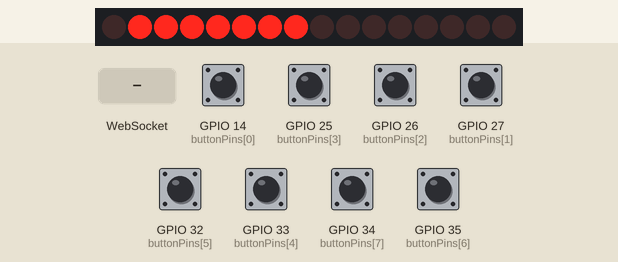
The sketch below on a simulated ESP32. Parts: 16 port-expander outputs drawn as a row of LEDs (first output left, lit = HIGH). Wiring (inferred from the names in the program): MCP23017 port expander at I2C address 0x20. Wiring (inferred from the signals the program sends): row of LEDs: on Q0, Q1, Q2, Q3, Q4, Q5, Q6, Q7, Q8, Q9, Q10, Q11, Q12, Q13, Q14, Q15. The test bench sets the inputs (shaded band); at power-on: GPIO 14 (buttonPins[0]), GPIO 25 (buttonPins[3]), GPIO 26 (buttonPins[2]), GPIO 27 (buttonPins[1]), GPIO 32 (buttonPins[5]), GPIO 33 (buttonPins[4]), GPIO 34 (buttonPins[7]), GPIO 35 (buttonPins[6]) HIGH. WiFi joins after 1.5 s; servers stay silent unless stated; random numbers use the default seed unless the sketch sets one; what the sketch prints to the serial monitor is not drawn.

Above: at 2.8 s.
2.9 s: WebSocket text "toggle-relays" received
At 3.3 s:
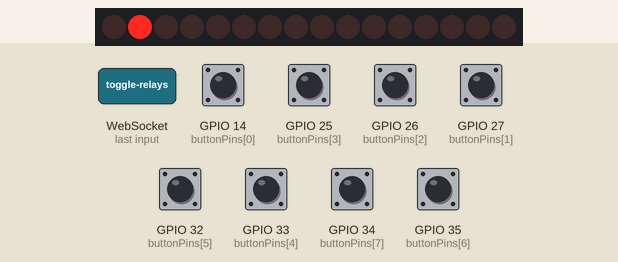
At 4.9 s:
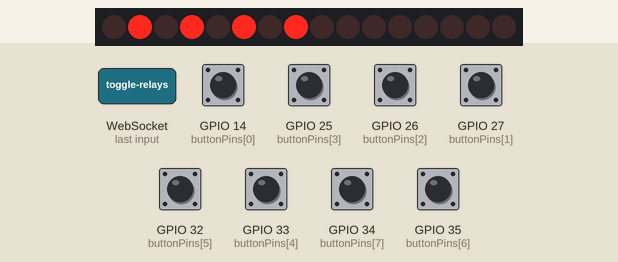
5.5 s: WebSocket text "show-form" received
8.5 s: WebSocket text "start-countdown" received
At 12.7 s:
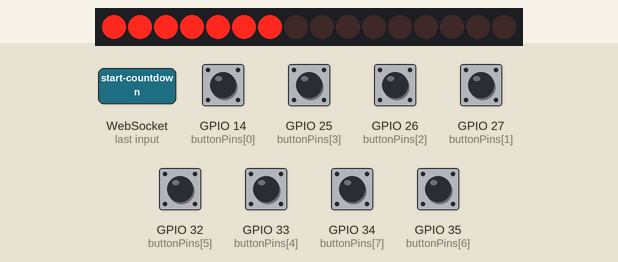
Timing chart, 0 to 43.9 s (numbered marks = the images above; inputs shaded):
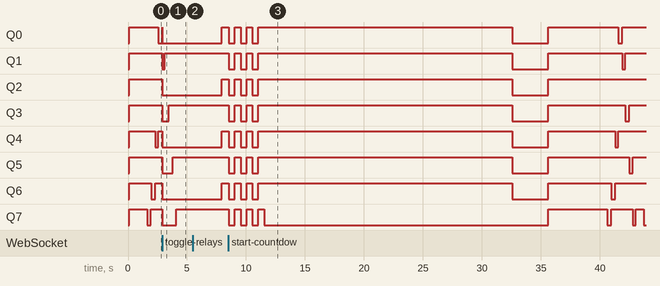

Measured:
- after the input at 8.5 s, Q0: HIGH → LOW at once, → HIGH 0.51 s later, → LOW 0.51 s later, → HIGH 0.51 s later, … (10 changes in this stretch); Q1: HIGH → LOW at once, → HIGH 0.51 s later, → LOW 0.51 s later, → HIGH 0.51 s later, … (10 changes in this stretch)

The sketch:

code.ino
```cpp
#include <WiFi.h>
#include <ESPAsyncWebServer.h>
#include <ArduinoJson.h>
#include <Wire.h>

// ===== Configurações do MCP23017 =====
#define MCP_ADDRESS 0x20   // Endereço do MCP23017
#define IODIRA 0x00        // Configura todos os pinos da porta A como saída
#define OLATA  0x14        // Registrador de saída da porta A

uint8_t currentOutput;     // Estado atual dos 8 pinos da porta A

// Escrita no MCP23017 usando escrita em bloco
void writeBlockData(uint8_t reg, uint8_t data) {
  Wire.beginTransmission(MCP_ADDRESS);
  Wire.write(reg);
  Wire.write(data);
  Wire.endTransmission();
  vTaskDelay(10 / portTICK_PERIOD_MS);
}

void initMCP23017() {
  Wire.begin();
  // Configura todos os 8 pinos da porta A como saída
  Wire.beginTransmission(MCP_ADDRESS);
  Wire.write(IODIRA);
  Wire.write(0x00);  // 0 = saída para todos os pinos
  Wire.endTransmission();

  // Inicializa com todos os relés desligados (relés ativos em nível baixo: 1 = ligado)
  currentOutput = 0xFF;
  writeBlockData(OLATA, currentOutput);
}

// Função para controlar um relé específico (relé 1 -> bit 7, relé 8 -> bit 0)
void setRelay(uint8_t relay, bool state) {
  if (relay < 1 || relay > 8) return;
  uint8_t mask = 1 << (8 - relay);
  if (state) {
    // Liga o relé: ativa em nível baixo (limpa o bit)
    currentOutput &= ~mask;
  } else {
    // Desliga o relé: seta o bit
    currentOutput |= mask;
  }
  writeBlockData(OLATA, currentOutput);
}

void turnOnAllRelays() {
  currentOutput = 0x00;
  writeBlockData(OLATA, currentOutput);
}

void turnOffAllRelays() {
  currentOutput = 0xFF;
  writeBlockData(OLATA, currentOutput);
}

// ========================= Configurações Gerais =========================
unsigned long lastWsUpdate = 0;
unsigned long lastHeapCheck = 0;
const int NUM_BUTTONS = 8;
const int buttonPins[NUM_BUTTONS] = {14, 27, 26, 25, 33, 32, 35, 34};
bool lastButtonStates[NUM_BUTTONS];

unsigned long countdownStartTime = 0;
bool animationStatus, animationEnabled = true;

int gameState = 3;  // 0: Idle (formulário), 1: Jogo, 2: Pontuação Final, 3: Ranking, 4: Contagem Regressiva, 5: Fim (todos os relés acesos)
bool gameRunning = false;
unsigned long gameStartTime = 0;
unsigned long stateChangeTime = 0;
const unsigned long gameDuration = 21000; // 21 segundos
uint16_t score = 0;

unsigned long nextRoundTime = 0;
bool waitingNextRound = false;

// ========================= Configurações de Rede =========================
const char *ssid = "Phygital Solutions";
const char *password = "@Phygital27";

AsyncWebServer server(80);
AsyncWebSocket ws("/ws");

// ========================= Lógica do Jogo =========================
struct Target {
  uint8_t relay;         // Relé alvo (1 a 8)
  uint8_t correctButton; // Botão correto (1 a 8)
};

Target currentTarget;
Target previousTarget;
bool targetActive = false;

void triggerCountdown() {
  gameState = 4; // Estado de contagem regressiva
  countdownStartTime = millis();
  Serial.println("Iniciando contagem regressiva");
}

void startGame() {
  gameState = 1;
  score = 0;
  gameRunning = true;
  gameStartTime = millis();
  waitingNextRound = false;
  nextRound();
}

void nextRound() {
  if (millis() - gameStartTime >= gameDuration) return;
  uint8_t relay;
  uint8_t attempts = 0;
  do {
    relay = random(1, 8); // Relé de 1 a 8
    attempts++;
  } while (relay == previousTarget.relay && (attempts < 10));
  previousTarget = { relay, relay };
  currentTarget = previousTarget;
  targetActive = true;
  Serial.printf("Nova rodada: Relé %d, Botão correto: %d (tentativas: %d)\n", relay, relay, attempts);
  setRelay(relay, true);
}

void endGame() {
  gameRunning = false;
  targetActive = false;
  turnOffAllRelays();
  Serial.printf("Fim do jogo! Pontuação final: %d\n", score);
  gameState = 2;
  stateChangeTime = millis();
}

void updateGameState() {
  if (gameState != 3 && animationStatus == true) {
    animationStatus = false;
    turnOffAllRelays(); // Desliga todos os relés
  };

  // Se o tempo do jogo acabou, liga todos os relés por 3s e muda o estado
  if (gameState == 1 && (millis() - gameStartTime >= gameDuration)) {
    turnOnAllRelays();
    gameState = 5;
    stateChangeTime = millis();
  }
  else if (gameState == 5 && (millis() - stateChangeTime >= 3000)) {
    turnOffAllRelays();
    Serial.printf("Fim do jogo! Pontuação final: %d\n", score);
    gameState = 2;
    stateChangeTime = millis();
  }
  else if (gameState == 2 && (millis() - stateChangeTime >= 5000)) {
    gameState = 3;
    stateChangeTime = millis();
    // No estado de ranking, reativa animações
    animationStatus = animationEnabled;
  }
  // Sem transição automática do ranking para o estado idle
}

void handleCountdown() {
  unsigned long elapsed = millis() - countdownStartTime;
  if (elapsed < 3000) {
    // Liga e desliga todos os relés a cada 500ms durante a contagem regressiva
    unsigned long phase = (elapsed / 500) % 2;
    static unsigned long lastPhase = 99;
    if (phase != lastPhase) {
      lastPhase = phase;
      if (phase == 0)
        turnOnAllRelays();
      else
        turnOffAllRelays();
    }
  } else {
    startGame();
  }
}

// ========================= Animações Idle =========================
// Sequências de animação usando os relés (de 1 a 8)
// --- Variáveis e Sequências (permanece igual) ---
const uint8_t spiralSequence[] = { 1, 2, 8, 7, 3, 4, 6, 5 };
const size_t spiralSequenceCount = sizeof(spiralSequence) / sizeof(spiralSequence[0]);
const uint8_t snakeSequence[] = { 1, 2, 4, 8, 7, 5, 3, 1 };
const size_t snakeSequenceCount = sizeof(snakeSequence) / sizeof(snakeSequence[0]);

enum IdleAnimType { SPIRAL, SNAKE };
IdleAnimType currentIdleAnim;

// --- Remova as variáveis "idleAnimActive" e os indicadores de animação anterior ---

// Função auxiliar para acionar um LED (permanece igual)
void setLed(uint8_t led, bool state) {
  setRelay(led, state);
}

// Função que executa a animação spiral até o fim
void runSpiralAnimation() {
  bool spiralAnimRunning = true;
  unsigned long spiralAnimStart = millis();
  size_t spiralIndex = 0;
  turnOffAllRelays();
  Serial.println("Spiral animation iniciada");

  while (spiralAnimRunning) {
    unsigned long now = millis();
    if (now - spiralAnimStart >= spiralIndex * 300UL) {
      if (spiralIndex > 0)
        setLed(spiralSequence[spiralIndex - 1], false);
      if (spiralIndex < spiralSequenceCount) {
        setLed(spiralSequence[spiralIndex], true);
        spiralIndex++;
      } else if (now - spiralAnimStart >= spiralSequenceCount * 300UL + 500) {
        setLed(spiralSequence[spiralSequenceCount - 1], false);
        spiralAnimRunning = false;
        Serial.println("Spiral animation finalizada");
      }
    }
    vTaskDelay(50 / portTICK_PERIOD_MS);
  }
}

// Função que executa a animação snake até o fim
void runSnakeAnimation() {
  bool snakeAnimRunning = true;
  unsigned long snakeAnimStart = millis();
  size_t snakeIndex = 0;
  turnOffAllRelays();
  Serial.println("Snake animation iniciada");

  while (snakeAnimRunning) {
    unsigned long now = millis();
    if (now - snakeAnimStart >= snakeIndex * 300UL) {
      if (snakeIndex > 0)
        setLed(snakeSequence[snakeIndex - 1], false);
      if (snakeIndex < snakeSequenceCount) {
        setLed(snakeSequence[snakeIndex], true);
        snakeIndex++;
      } else if (now - snakeAnimStart >= snakeSequenceCount * 300UL + 500) {
        setLed(snakeSequence[snakeSequenceCount - 1], false);
        snakeAnimRunning = false;
        Serial.println("Snake animation finalizada");
      }
    }
    vTaskDelay(50 / portTICK_PERIOD_MS);
  }
}

// Função que escolhe e executa uma animação idle até o fim
void runIdleAnimation() {
  currentIdleAnim = (IdleAnimType) random(0, 2);
  if (currentIdleAnim == SPIRAL) {
    runSpiralAnimation();
  } else {
    runSnakeAnimation();
  }
}

// ========================= Leitura dos Botões =========================
// Apenas a tarefa taskButtonRead realizará a leitura dos botões, evitando duplicação.
void taskButtonRead(void *pvParameters) {
  for (;;) {
    for (int i = 0; i < NUM_BUTTONS; i++) {
      bool currentState = digitalRead(buttonPins[i]);
      // Detecta transição de LOW para HIGH (botão pressionado)
      if (lastButtonStates[i] == LOW && currentState == HIGH) {
        vTaskDelay(50 / portTICK_PERIOD_MS);  // Debounce
        if (digitalRead(buttonPins[i]) == HIGH) {
          uint8_t buttonPressed = i + 1;
          if (targetActive && buttonPressed == currentTarget.correctButton) {
            score++;
            setRelay(currentTarget.relay, false);
            targetActive = false;
            waitingNextRound = true;
            nextRoundTime = millis() + 300;
          }
        }
      }
      lastButtonStates[i] = currentState;
    }
    vTaskDelay(10 / portTICK_PERIOD_MS);
  }
}

// Tarefa para alternar os relés sem bloquear o loop principal
void toggleRelaysTask(void * parameter) {
  animationStatus = false;
  turnOnAllRelays();
  vTaskDelay(5000 / portTICK_PERIOD_MS);
  turnOffAllRelays();
  animationStatus = animationEnabled;
  vTaskDelete(NULL); // Encerra a tarefa
}

// ========================= WebSocket =========================
void onWsEvent(AsyncWebSocket *server, AsyncWebSocketClient *client, AwsEventType type,
               void *arg, uint8_t *data, size_t len) {
  if (type == WS_EVT_DATA) {
    AwsFrameInfo * info = (AwsFrameInfo*)arg;
    if(info->final && info->index == 0 && info->len == len) {
      // Utilizando buffer fixo para evitar alocações dinâmicas desnecessárias
      char msgBuffer[64] = {0};
      size_t copyLen = (len < sizeof(msgBuffer) - 1 ? len : sizeof(msgBuffer) - 1);
      memcpy(msgBuffer, data, copyLen);
      msgBuffer[copyLen] = '\0';
      Serial.print("Mensagem recebida: ");
      Serial.println(msgBuffer);

      if (strcmp(msgBuffer, "show-form") == 0) {
        if (gameState == 3) { // Ranking
          gameState = 0; // Volta para o estado Idle (formulário)
          Serial.println("Mudando para formulário de leads (IDLE)");
        }
      }
      else if (strcmp(msgBuffer, "start-countdown") == 0 || strcmp(msgBuffer, "start-game") == 0) {
        // Se estiver no Ranking ou Idle, inicia a contagem regressiva
        if (gameState == 3 || gameState == 0) {
          triggerCountdown();
        }
      } else if (strcmp(msgBuffer, "toggle-relays") == 0) {
        // Cria a tarefa para alternar os relés sem bloquear o loop principal
        xTaskCreatePinnedToCore(
          toggleRelaysTask,   // Função da tarefa
          "ToggleRelaysTask", // Nome da tarefa
          2048,               // Tamanho da stack
          NULL,               // Parâmetro (não utilizado)
          1,                  // Prioridade
          NULL,               // Handle da tarefa (não utilizado)
          1                   // Núcleo onde a tarefa será executada
        );
      }
    }
  }
}

void taskWebSocket(void *pvParameters) {
  for (;;) {
    if (millis() - lastWsUpdate >= 100) {
      lastWsUpdate = millis();
      // Criação de JSON com alocação estática
      StaticJsonDocument<128> doc;
      doc["score"] = score;
      doc["state"] = gameState;
      if (gameState == 1)
        doc["timer"] = (gameDuration - (millis() - gameStartTime)) / 1000;
      else if (gameState == 4)
        doc["timer"] = (3000 - (millis() - countdownStartTime)) / 1000;
      else
        doc["timer"] = 0;

      char jsonBuffer[128];
      size_t jsonSize = serializeJson(doc, jsonBuffer, sizeof(jsonBuffer));
      if (jsonSize > 0) {
        ws.textAll(jsonBuffer);
      }
    }
    vTaskDelay(10 / portTICK_PERIOD_MS);
  }
}

// ========================= Monitoramento de Heap =========================
// Imprime o valor de memória livre a cada 60 segundos
void taskHeapMonitor(void *pvParameters) {
  for (;;) {
    if (millis() - lastHeapCheck >= 60000) {
      lastHeapCheck = millis();
      Serial.printf("Heap livre: %d bytes\n", ESP.getFreeHeap());
    }
    vTaskDelay(1000 / portTICK_PERIOD_MS);
  }
}

// ========================= Setup e Loop =========================
void setup() {
  Serial.begin(115200);
  delay(100);

  // Inicializa o MCP23017
  initMCP23017();

  // Conecta ao WiFi
  WiFi.begin(ssid, password);
  Serial.print("Conectando-se ao WiFi");
  while (WiFi.status() != WL_CONNECTED) {
    vTaskDelay(500 / portTICK_PERIOD_MS);
    Serial.print(".");
  }
  Serial.println("\nWiFi conectado!");
  Serial.print("IP do ESP: ");
  Serial.println(WiFi.localIP().toString());

  // Configura o WebSocket
  ws.onEvent(onWsEvent);
  server.addHandler(&ws);
  server.begin();
  Serial.println("Servidor web iniciado.");

  // Configura os pinos dos botões
  for (int i = 0; i < NUM_BUTTONS; i++) {
    pinMode(buttonPins[i], INPUT_PULLUP);
    lastButtonStates[i] = digitalRead(buttonPins[i]);
  }

  // Estado inicial do jogo e dos relés
  gameState = 3; // Inicia no estado de Ranking
  gameRunning = false;
  turnOffAllRelays();
  animationStatus = animationEnabled;

  // Cria as tarefas
  xTaskCreatePinnedToCore(taskWebSocket, "WebSocket", 4096, NULL, 1, NULL, 0);
  xTaskCreatePinnedToCore(taskButtonRead, "ButtonRead", 2048, NULL, 1, NULL, 1);
  xTaskCreatePinnedToCore(taskHeapMonitor, "HeapMonitor", 2048, NULL, 1, NULL, 0);
}

void loop() {
  updateGameState();

  if (gameState == 4) {
    handleCountdown();
  }

  if (waitingNextRound && millis() >= nextRoundTime && !targetActive) {
    waitingNextRound = false;
    nextRound();
  }

  // Executa a animação idle somente se estiver no estado 3 (Ranking)
  if (gameState == 3 && animationStatus) {
    runIdleAnimation();
  }

  vTaskDelay(50 / portTICK_PERIOD_MS);
}
```
